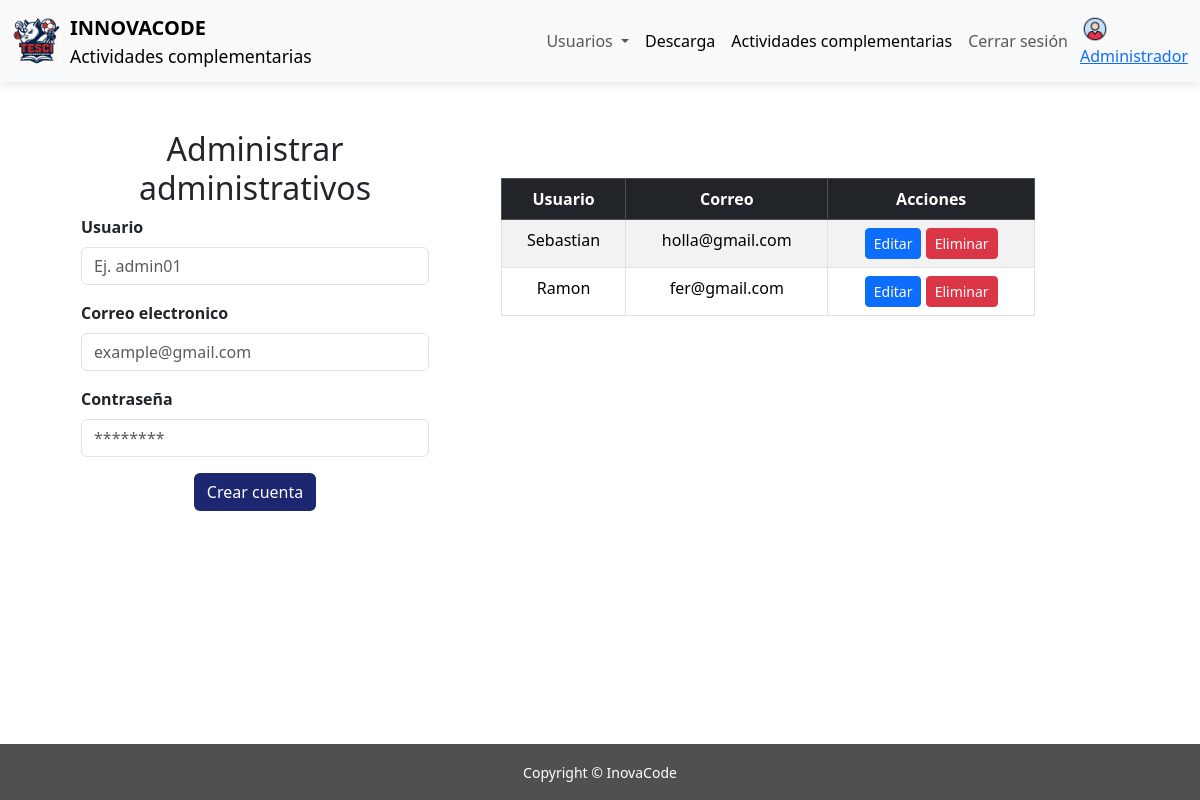
The page /inovacode/administrador/administrar-administradores.php on the database its author committed.
### tables this page shows
CREATE TABLE `administrador` (
  `id_admin` int(11) NOT NULL,
  `usuario` varchar(50) NOT NULL,
  `correo` varchar(50) NOT NULL,
  `contrasena` varchar(50) NOT NULL
);

### inovacode/php/crud-cuentas-administradores/ver-administrador.php (called while the page is built, shortened)
<?php
function conectando(){
    $C=conectar();
    $consulta="select * from administrador";
    $res=$C->query($consulta);
    return $res;
}
?>

### inovacode/administrador/administrar-administradores.php (the view, shortened to what this page needs)
<!DOCTYPE html>
<html lang="es">
<head>
    <link href="https://cdn.jsdelivr.net/npm/bootstrap@5.3.3/dist/css/bootstrap.min.css" rel="stylesheet">
    <link rel="stylesheet" href="../css/estilos.css">
</head>
<body>
    <nav class="navbar navbar-expand-lg bg-body-tertiary ">
        <div class="container-fluid">
            <a class="navbar-brand d-flex align-items-center">
                <img src="../img/logo.jpeg" alt="Logo" width="50" height="50"
                    class="d-inline-block align-text-top me-2">
                <div class="d-flex flex-column">
                    <span class="fw-bold">INNOVACODE</span>
                    <small>Actividades complementarias</small>
                </div>
            </a>
            <div class="collapse navbar-collapse " id="navbarNav">
                <ul class="navbar-nav ms-auto me-1 ">
                    <li class="nav-item dropdown">
                        <a class="nav-link dropdown-toggle" href="#" role="button" data-bs-toggle="dropdown"
                            aria-expanded="false">
                            Usuarios
                        </a>
                    </li>
                    <li class="nav-item">
                        <a class="nav-link active" aria-current="page" href="#">Descarga</a>
                    </li>
                    <li class="nav-item">
                        <a class="nav-link active" aria-current="page" href="menu-administrador.php">Actividades
                            complementarias</a>
                    </li>
                    <li class="nav-item">
                        <a class="nav-link" href="../index.html">Cerrar sesión</a>
                    </li>
                </ul>
                <a class=" d-flex flex-column p-0 " aria-disabled="true"><img src="../img/perfil.png" alt="Logo"
                        width="30" height="30" class="d-inline-block align-text-end d-none d-md-block">Administrador</a>
            </div>
        </div>
    </nav>
     <div class="container row justify-content-center mt-5 mb-5">
            <div class="text-center col-12 col-md-6 col-lg-4 me-5">
                <div class="text-center">
                <h2>Administrar administrativos</h2>
                </div>
                <form   action="../php/crud-cuentas-administradores/insertar-administrador.php" method="post">
                    <div class="mb-3 text-start">
                    <label for="user" class="form-label fw-bold">Usuario</label>
                    <input name="u" type="text" class="form-control" id="user" placeholder="Ej. admin01" required minlength="4" maxlength="20" pattern="[A-Za-z0-9_]+" title="Solo letras, números o guiones bajos">
                    </div>
                    <div class="mb-3 text-start">
                    <label name="correo" for="password" class="form-label fw-bold">Correo electronico</label>
                    <input name="e" type="email" class="form-control" id="correo" placeholder="example@gmail.com" required>
                    </div>
                    <div class="mb-3 text-start">
                    <label name="contrasena" for="password" class="form-label fw-bold">Contraseña</label>
                    <input name="p" type="password" class="form-control" id="contrasena" placeholder="********" required minlength="6" title="Debe tener al menos 6 caracteres">
                    </div>
                    <button type="submit" class="btn btn-custom  mb-5">Crear cuenta</button>
                </form>
            </div>
            <div class="table-responsive mt-5 col-12 col-md-6">
    <?php require ("../php/crud-cuentas-administradores/ver-administrador.php"); ?>
    <table class="table table-bordered table-striped text-center">
        <thead class="table-dark">
            <tr>
                <th>Usuario</th>
                <th>Correo</th>
                <th>Acciones</th>
            </tr>
        </thead>
        <tbody>
            <?php
                $valores = conectando();
                while($p = $valores->fetch_assoc()){
            ?>
            <tr>
                <td><?php echo $p['usuario']; ?></td>
                <td><?php echo $p['correo']; ?></td>
                <td>
                    <button
                        class="btn btn-primary btn-sm editarBtn"
                        data-id="<?php echo $p['id_admin']; ?>"
                        data-usuario="<?php echo $p['usuario']; ?>"
                        data-correo="<?php echo $p['correo']; ?>"
                        data-pass="<?php echo $p['contrasena']; ?>"
                        data-bs-toggle="modal"
                        data-bs-target="#editarModal">
                        Editar
                    </button>
                    <a href="../php/crud-cuentas-administradores/eliminar-administrador.php?ID=<?php echo $p['id_admin']; ?>"
                       class="btn btn-danger btn-sm">Eliminar</a>
                </td>
            </tr>
            <?php } ?>
        </tbody>
    </table>
</div>
    </div>
    <footer class="fixed-bottom footer mt-auto py-3">
        <div class="container text-center">
            <small>Copyright &copy; InovaCode</small>
        </div>
    </footer>
</body>
</html>

### inovacode/css/estilos.css (style rules this page uses)
.navbar { box-shadow: 0 2px 10px rgba(0, 0, 0, 0.1); }
.footer { background-color: #505051; color: white; text-align: center; padding: 20px 10px; margin-top: 50px; }
.btn-custom { background-color: #1d2671; color: white; transition: 0.3s; }

### rows shown on the page
administrador: usuario "Sebastian", correo "holla@gmail.com"
administrador: usuario "Ramon", correo "fer@gmail.com"
